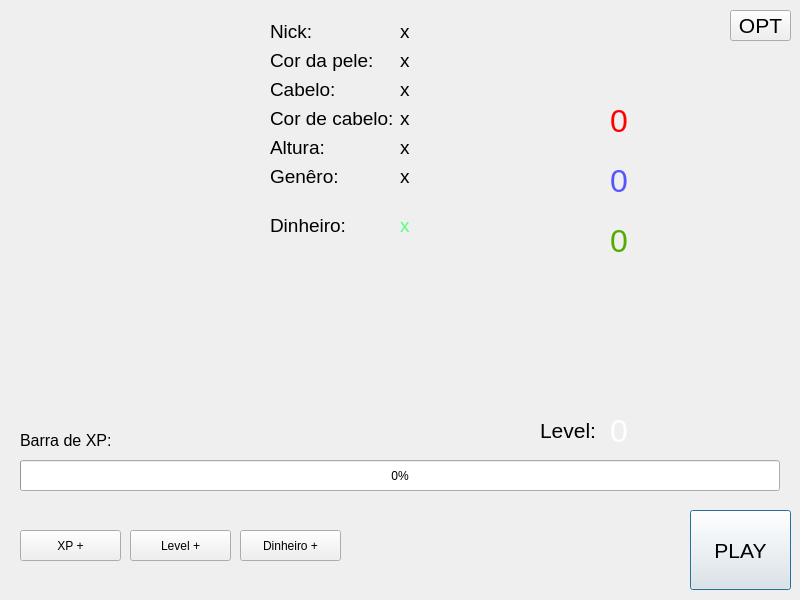
<?xml version="1.0" encoding="UTF-8"?>
<ui version="4.0">
 <class>TelaDePerso</class>
 <widget class="QDialog" name="TelaDePerso">
  <property name="geometry">
   <rect>
    <x>0</x>
    <y>0</y>
    <width>800</width>
    <height>600</height>
   </rect>
  </property>
  <property name="minimumSize">
   <size>
    <width>800</width>
    <height>600</height>
   </size>
  </property>
  <property name="maximumSize">
   <size>
    <width>800</width>
    <height>600</height>
   </size>
  </property>
  <property name="windowTitle">
   <string>Tela de Personagem</string>
  </property>
  <widget class="QLabel" name="vel">
   <property name="geometry">
    <rect>
     <x>610</x>
     <y>220</y>
     <width>151</width>
     <height>41</height>
    </rect>
   </property>
   <property name="palette">
    <palette>
     <active>
      <colorrole role="WindowText">
       <brush brushstyle="SolidPattern">
        <color alpha="255">
         <red>85</red>
         <green>170</green>
         <blue>0</blue>
        </color>
       </brush>
      </colorrole>
     </active>
     <inactive>
      <colorrole role="WindowText">
       <brush brushstyle="SolidPattern">
        <color alpha="255">
         <red>85</red>
         <green>170</green>
         <blue>0</blue>
        </color>
       </brush>
      </colorrole>
     </inactive>
     <disabled>
      <colorrole role="WindowText">
       <brush brushstyle="SolidPattern">
        <color alpha="255">
         <red>120</red>
         <green>120</green>
         <blue>120</blue>
        </color>
       </brush>
      </colorrole>
     </disabled>
    </palette>
   </property>
   <property name="font">
    <font>
     <pointsize>24</pointsize>
    </font>
   </property>
   <property name="text">
    <string>0</string>
   </property>
  </widget>
  <widget class="QLabel" name="icovel">
   <property name="geometry">
    <rect>
     <x>550</x>
     <y>220</y>
     <width>47</width>
     <height>41</height>
    </rect>
   </property>
   <property name="text">
    <string/>
   </property>
  </widget>
  <widget class="QLabel" name="def">
   <property name="geometry">
    <rect>
     <x>610</x>
     <y>160</y>
     <width>151</width>
     <height>41</height>
    </rect>
   </property>
   <property name="palette">
    <palette>
     <active>
      <colorrole role="WindowText">
       <brush brushstyle="SolidPattern">
        <color alpha="255">
         <red>85</red>
         <green>85</green>
         <blue>255</blue>
        </color>
       </brush>
      </colorrole>
     </active>
     <inactive>
      <colorrole role="WindowText">
       <brush brushstyle="SolidPattern">
        <color alpha="255">
         <red>85</red>
         <green>85</green>
         <blue>255</blue>
        </color>
       </brush>
      </colorrole>
     </inactive>
     <disabled>
      <colorrole role="WindowText">
       <brush brushstyle="SolidPattern">
        <color alpha="255">
         <red>120</red>
         <green>120</green>
         <blue>120</blue>
        </color>
       </brush>
      </colorrole>
     </disabled>
    </palette>
   </property>
   <property name="font">
    <font>
     <pointsize>24</pointsize>
    </font>
   </property>
   <property name="text">
    <string>0</string>
   </property>
  </widget>
  <widget class="QLabel" name="atk">
   <property name="geometry">
    <rect>
     <x>610</x>
     <y>100</y>
     <width>151</width>
     <height>41</height>
    </rect>
   </property>
   <property name="palette">
    <palette>
     <active>
      <colorrole role="WindowText">
       <brush brushstyle="SolidPattern">
        <color alpha="255">
         <red>255</red>
         <green>0</green>
         <blue>0</blue>
        </color>
       </brush>
      </colorrole>
     </active>
     <inactive>
      <colorrole role="WindowText">
       <brush brushstyle="SolidPattern">
        <color alpha="255">
         <red>255</red>
         <green>0</green>
         <blue>0</blue>
        </color>
       </brush>
      </colorrole>
     </inactive>
     <disabled>
      <colorrole role="WindowText">
       <brush brushstyle="SolidPattern">
        <color alpha="255">
         <red>120</red>
         <green>120</green>
         <blue>120</blue>
        </color>
       </brush>
      </colorrole>
     </disabled>
    </palette>
   </property>
   <property name="font">
    <font>
     <pointsize>24</pointsize>
    </font>
   </property>
   <property name="text">
    <string>0</string>
   </property>
  </widget>
  <widget class="QLabel" name="icodef">
   <property name="geometry">
    <rect>
     <x>550</x>
     <y>160</y>
     <width>47</width>
     <height>41</height>
    </rect>
   </property>
   <property name="text">
    <string/>
   </property>
  </widget>
  <widget class="QLabel" name="icoatk">
   <property name="geometry">
    <rect>
     <x>550</x>
     <y>100</y>
     <width>47</width>
     <height>41</height>
    </rect>
   </property>
   <property name="text">
    <string/>
   </property>
  </widget>
  <widget class="QLabel" name="perso">
   <property name="geometry">
    <rect>
     <x>10</x>
     <y>20</y>
     <width>250</width>
     <height>250</height>
    </rect>
   </property>
   <property name="text">
    <string/>
   </property>
  </widget>
  <widget class="QLabel" name="Level">
   <property name="geometry">
    <rect>
     <x>610</x>
     <y>410</y>
     <width>151</width>
     <height>41</height>
    </rect>
   </property>
   <property name="palette">
    <palette>
     <active>
      <colorrole role="WindowText">
       <brush brushstyle="SolidPattern">
        <color alpha="255">
         <red>255</red>
         <green>255</green>
         <blue>255</blue>
        </color>
       </brush>
      </colorrole>
     </active>
     <inactive>
      <colorrole role="WindowText">
       <brush brushstyle="SolidPattern">
        <color alpha="255">
         <red>255</red>
         <green>255</green>
         <blue>255</blue>
        </color>
       </brush>
      </colorrole>
     </inactive>
     <disabled>
      <colorrole role="WindowText">
       <brush brushstyle="SolidPattern">
        <color alpha="255">
         <red>120</red>
         <green>120</green>
         <blue>120</blue>
        </color>
       </brush>
      </colorrole>
     </disabled>
    </palette>
   </property>
   <property name="font">
    <font>
     <pointsize>24</pointsize>
    </font>
   </property>
   <property name="text">
    <string>0</string>
   </property>
  </widget>
  <widget class="QLabel" name="icovel_2">
   <property name="geometry">
    <rect>
     <x>540</x>
     <y>410</y>
     <width>61</width>
     <height>41</height>
    </rect>
   </property>
   <property name="font">
    <font>
     <pointsize>16</pointsize>
    </font>
   </property>
   <property name="text">
    <string>Level:</string>
   </property>
  </widget>
  <widget class="QPushButton" name="pushButton">
   <property name="geometry">
    <rect>
     <x>690</x>
     <y>510</y>
     <width>101</width>
     <height>80</height>
    </rect>
   </property>
   <property name="font">
    <font>
     <pointsize>16</pointsize>
    </font>
   </property>
   <property name="text">
    <string>PLAY</string>
   </property>
  </widget>
  <widget class="QPushButton" name="givexp">
   <property name="geometry">
    <rect>
     <x>20</x>
     <y>530</y>
     <width>101</width>
     <height>31</height>
    </rect>
   </property>
   <property name="text">
    <string>XP +</string>
   </property>
  </widget>
  <widget class="QProgressBar" name="progressBar">
   <property name="geometry">
    <rect>
     <x>20</x>
     <y>460</y>
     <width>760</width>
     <height>31</height>
    </rect>
   </property>
   <property name="value">
    <number>0</number>
   </property>
  </widget>
  <widget class="QPushButton" name="givelevel">
   <property name="geometry">
    <rect>
     <x>130</x>
     <y>530</y>
     <width>101</width>
     <height>31</height>
    </rect>
   </property>
   <property name="text">
    <string>Level +</string>
   </property>
  </widget>
  <widget class="QLabel" name="label_7">
   <property name="geometry">
    <rect>
     <x>20</x>
     <y>430</y>
     <width>101</width>
     <height>21</height>
    </rect>
   </property>
   <property name="font">
    <font>
     <pointsize>12</pointsize>
    </font>
   </property>
   <property name="text">
    <string>Barra de XP:</string>
   </property>
  </widget>
  <widget class="QWidget" name="formLayoutWidget_5">
   <property name="geometry">
    <rect>
     <x>270</x>
     <y>20</y>
     <width>271</width>
     <height>261</height>
    </rect>
   </property>
   <layout class="QFormLayout" name="formLayout_5">
    <item row="0" column="0">
     <widget class="QLabel" name="label_9">
      <property name="font">
       <font>
        <pointsize>14</pointsize>
       </font>
      </property>
      <property name="text">
       <string>Nick:</string>
      </property>
     </widget>
    </item>
    <item row="0" column="1">
     <widget class="QLabel" name="Nick">
      <property name="font">
       <font>
        <pointsize>14</pointsize>
       </font>
      </property>
      <property name="text">
       <string>x</string>
      </property>
     </widget>
    </item>
    <item row="1" column="0">
     <widget class="QLabel" name="label_18">
      <property name="font">
       <font>
        <pointsize>14</pointsize>
       </font>
      </property>
      <property name="text">
       <string>Cor da pele:</string>
      </property>
     </widget>
    </item>
    <item row="1" column="1">
     <widget class="QLabel" name="Cordapele">
      <property name="font">
       <font>
        <pointsize>14</pointsize>
       </font>
      </property>
      <property name="text">
       <string>x</string>
      </property>
     </widget>
    </item>
    <item row="2" column="0">
     <widget class="QLabel" name="label_27">
      <property name="font">
       <font>
        <pointsize>14</pointsize>
       </font>
      </property>
      <property name="text">
       <string>Cabelo:</string>
      </property>
     </widget>
    </item>
    <item row="2" column="1">
     <widget class="QLabel" name="Cabelo">
      <property name="font">
       <font>
        <pointsize>14</pointsize>
       </font>
      </property>
      <property name="text">
       <string>x</string>
      </property>
     </widget>
    </item>
    <item row="3" column="1">
     <widget class="QLabel" name="Cordecabelo">
      <property name="font">
       <font>
        <pointsize>14</pointsize>
       </font>
      </property>
      <property name="text">
       <string>x</string>
      </property>
     </widget>
    </item>
    <item row="3" column="0">
     <widget class="QLabel" name="label_38">
      <property name="font">
       <font>
        <pointsize>14</pointsize>
       </font>
      </property>
      <property name="text">
       <string>Cor de cabelo:</string>
      </property>
     </widget>
    </item>
    <item row="4" column="0">
     <widget class="QLabel" name="label_39">
      <property name="font">
       <font>
        <pointsize>14</pointsize>
       </font>
      </property>
      <property name="text">
       <string>Altura:</string>
      </property>
     </widget>
    </item>
    <item row="4" column="1">
     <widget class="QLabel" name="Altura">
      <property name="font">
       <font>
        <pointsize>14</pointsize>
       </font>
      </property>
      <property name="text">
       <string>x</string>
      </property>
     </widget>
    </item>
    <item row="5" column="0">
     <widget class="QLabel" name="label_41">
      <property name="font">
       <font>
        <pointsize>14</pointsize>
       </font>
      </property>
      <property name="text">
       <string>Genêro:</string>
      </property>
     </widget>
    </item>
    <item row="5" column="1">
     <widget class="QLabel" name="Genero">
      <property name="font">
       <font>
        <pointsize>14</pointsize>
       </font>
      </property>
      <property name="text">
       <string>x</string>
      </property>
     </widget>
    </item>
    <item row="7" column="0">
     <widget class="QLabel" name="label_43">
      <property name="font">
       <font>
        <pointsize>14</pointsize>
       </font>
      </property>
      <property name="text">
       <string>Dinheiro:</string>
      </property>
     </widget>
    </item>
    <item row="7" column="1">
     <widget class="QLabel" name="Dinheiro">
      <property name="palette">
       <palette>
        <active>
         <colorrole role="WindowText">
          <brush brushstyle="SolidPattern">
           <color alpha="255">
            <red>85</red>
            <green>255</green>
            <blue>127</blue>
           </color>
          </brush>
         </colorrole>
        </active>
        <inactive>
         <colorrole role="WindowText">
          <brush brushstyle="SolidPattern">
           <color alpha="255">
            <red>85</red>
            <green>255</green>
            <blue>127</blue>
           </color>
          </brush>
         </colorrole>
        </inactive>
        <disabled>
         <colorrole role="WindowText">
          <brush brushstyle="SolidPattern">
           <color alpha="255">
            <red>120</red>
            <green>120</green>
            <blue>120</blue>
           </color>
          </brush>
         </colorrole>
        </disabled>
       </palette>
      </property>
      <property name="font">
       <font>
        <pointsize>14</pointsize>
       </font>
      </property>
      <property name="text">
       <string>x</string>
      </property>
     </widget>
    </item>
    <item row="6" column="0">
     <widget class="QLabel" name="label_45">
      <property name="text">
       <string/>
      </property>
     </widget>
    </item>
   </layout>
  </widget>
  <widget class="QPushButton" name="givemoney">
   <property name="geometry">
    <rect>
     <x>240</x>
     <y>530</y>
     <width>101</width>
     <height>31</height>
    </rect>
   </property>
   <property name="text">
    <string>Dinheiro +</string>
   </property>
  </widget>
  <widget class="QPushButton" name="opt">
   <property name="geometry">
    <rect>
     <x>730</x>
     <y>10</y>
     <width>61</width>
     <height>31</height>
    </rect>
   </property>
   <property name="font">
    <font>
     <pointsize>16</pointsize>
    </font>
   </property>
   <property name="text">
    <string>OPT</string>
   </property>
  </widget>
  <widget class="QLabel" name="backgroundPerso">
   <property name="geometry">
    <rect>
     <x>0</x>
     <y>0</y>
     <width>800</width>
     <height>600</height>
    </rect>
   </property>
   <property name="text">
    <string/>
   </property>
  </widget>
  <zorder>backgroundPerso</zorder>
  <zorder>vel</zorder>
  <zorder>icovel</zorder>
  <zorder>def</zorder>
  <zorder>atk</zorder>
  <zorder>icodef</zorder>
  <zorder>icoatk</zorder>
  <zorder>perso</zorder>
  <zorder>Level</zorder>
  <zorder>icovel_2</zorder>
  <zorder>pushButton</zorder>
  <zorder>givexp</zorder>
  <zorder>progressBar</zorder>
  <zorder>givelevel</zorder>
  <zorder>label_7</zorder>
  <zorder>formLayoutWidget_5</zorder>
  <zorder>givemoney</zorder>
  <zorder>opt</zorder>
 </widget>
 <resources/>
 <connections/>
</ui>
